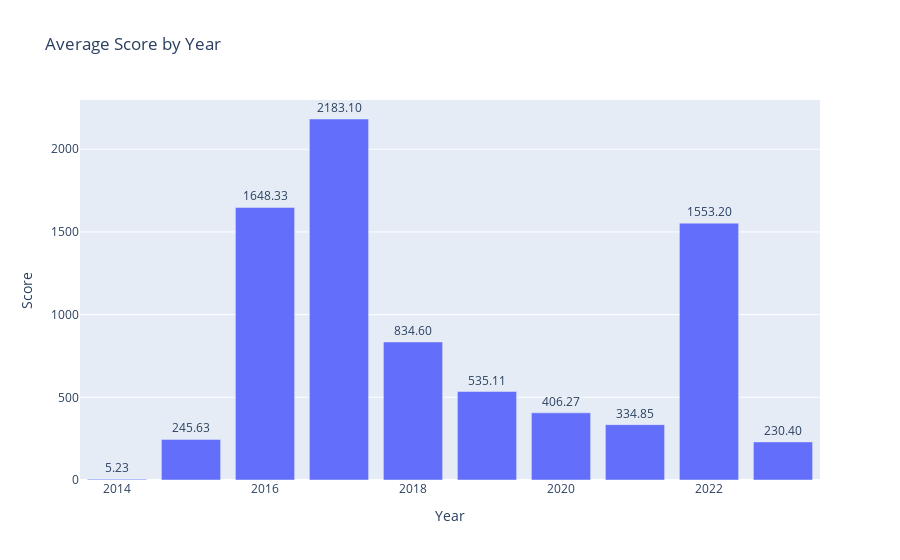

Notebook cell for this chart:
### Code cell
average_score_by_year = df.groupby('Year')['Score'].mean().reset_index()

fig = px.bar(average_score_by_year, x='Year', y='Score', text='Score', title='Average Score by Year')
fig.update_traces(texttemplate='%{text:.2f}', textposition='outside')
fig.show()

### Figure 1 — Plotly figure (JSON) as saved in the notebook; plotly's stock layout.template omitted (floating-point values rounded to 4 significant figures)
{"data": [{"alignmentgroup": "True", "hovertemplate": "Year=%{x}<br>Score=%{text}<extra></extra>", "legendgroup": "", "marker": {"color": "#636efa", "pattern": {"shape": ""}}, "name": "", "offsetgroup": "", "orientation": "v", "showlegend": false, "text": [5.231, 245.6, 1648.0, 2183.0, 834.6, 535.1, 406.3, 334.9, 1553.0, 230.4], "textposition": "outside", "texttemplate": "%{text:.2f}", "type": "bar", "x": [2014, 2015, 2016, 2017, 2018, 2019, 2020, 2021, 2022, 2023], "xaxis": "x", "y": [5.231, 245.6, 1648.0, 2183.0, 834.6, 535.1, 406.3, 334.9, 1553.0, 230.4], "yaxis": "y"}], "layout": {"barmode": "relative", "legend": {"tracegroupgap": 0}, "title": {"text": "Average Score by Year"}, "xaxis": {"anchor": "y", "domain": [0, 1], "title": {"text": "Year"}}, "yaxis": {"anchor": "x", "domain": [0, 1], "title": {"text": "Score"}}}}
